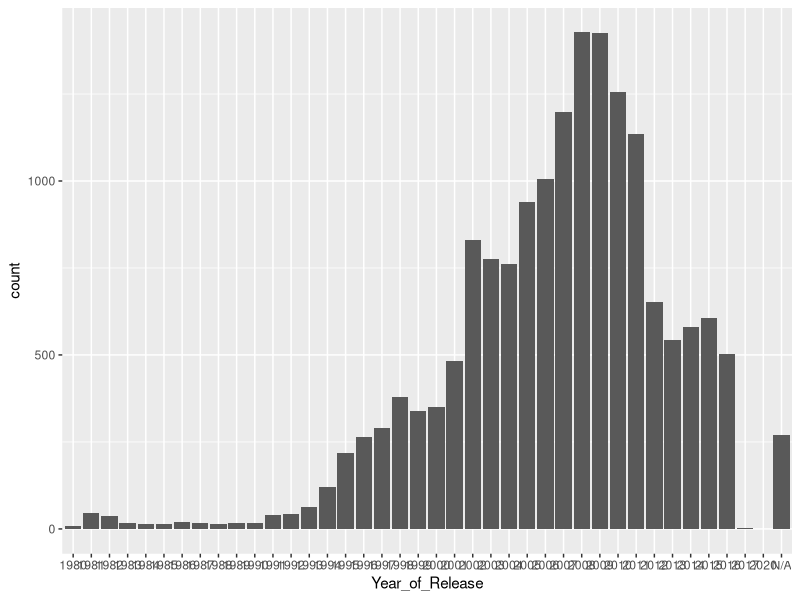

Write the R code that produced this figure.
## ---- chunk 1
library(tidyverse
        )
Game_Data <- read.csv("Video_Games.csv", sep = ';')
head(Game_Data)
## ---- chunk 2
ggplot(data = Game_Data, mapping = aes(x = Year_of_Release)) + geom_bar()
